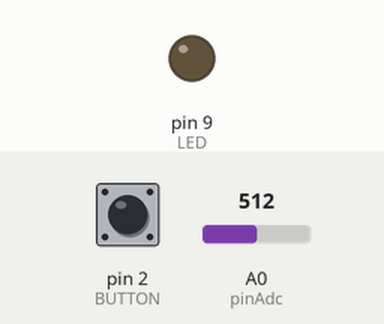
This sketch was run on a simulated Arduino Uno, built with avr-gcc and run on an emulated ATmega328P. On the bench: output pins drawn as LEDs (lit = HIGH). The inputs (shaded band) are chosen by the test bench; at power-on: pin 2 (BUTTON) LOW, A0 (pinAdc) = 512. Storage starts empty; what the sketch prints to the serial monitor is not drawn.

Above: at 1.2 s.
1.3 s: pin 2 (BUTTON) pulled HIGH for 0.15 s
At 2.2 s:
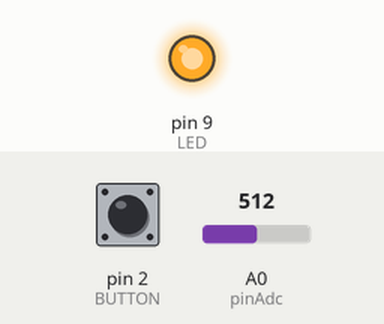
2.9 s: pin 2 (BUTTON) pulled HIGH for 1 s
At 3.9 s:
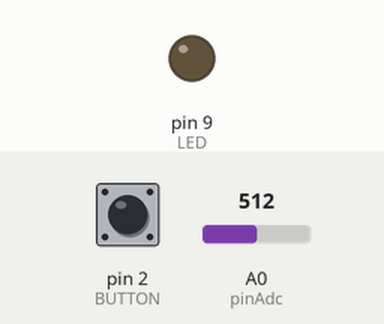
5.4 s: pin 2 (BUTTON) pulled HIGH for 3.2 s
At 6.7 s:
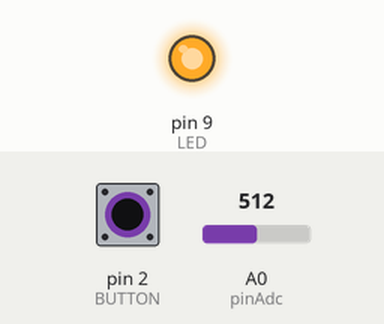
Timing chart, 0 to 8.4 s (numbered marks = the images above; inputs shaded):
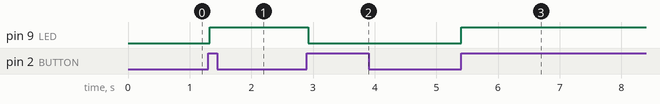

Measured:
- after the input at 1.3 s, pin 9 (LED): LOW → HIGH at once
- after the input at 2.9 s, pin 9 (LED): HIGH → LOW at once
- after the input at 5.4 s, pin 9 (LED): LOW → HIGH at once

The sketch:

RecordLoudnesstoSD.ino
```cpp
/*
    Record sound loudness to SD Card

    Pins

    Who made it

    when it was made
*/
//--------------------------------------------------------
#include <SPI.h>
#include <SD.h>
//--------------------------------------------------------
int LED = 9;
int BUTTON = 2;
int pinAdc = A0;
bool record = false;
//--------------------------------------------------------
void toggleRecord()
{
  record = !record;
}
//--------------------------------------------------------
void setup()
{
  Serial.begin(9600);
  pinMode(LED, OUTPUT);
  pinMode(BUTTON, INPUT);
  setupSD();
  attachInterrupt(digitalPinToInterrupt(BUTTON), toggleRecord, RISING);
}
//--------------------------------------------------------
void loop()
{
  //--------------------------------------------------------
  unsigned int sound = 0;
  for (int i = 0; i < 30; i++)
  {
    sound += analogRead(pinAdc);
    delay(1);
  }
  sound /= 30;
  Serial.println(sound);
  //--------------------------------------------------------

  if (record)
  {
    digitalWrite(LED, HIGH);
    File myFile = SD.open("data.txt", FILE_WRITE); //8 characters max
    if (myFile)
    {
      myFile.println(sound); // Write the time to .txt file
      myFile.close();        // close the file
    }
    else
    {
      Serial.println("error opening data.txt");
    }
  }
  else
  {
    digitalWrite(LED, LOW);
  }
  //--------------------------------------------------------
}
//--------------------------------------------------------

//--------------------------------------------------------
// EOF
```

sdcardfuncs.ino
```cpp
void setupSD()
{
  if (!SD.begin(4))
  {
    Serial.println("initialization failed!");
    while (1) {};
  }
  Serial.println("initialization done.");
}
```
